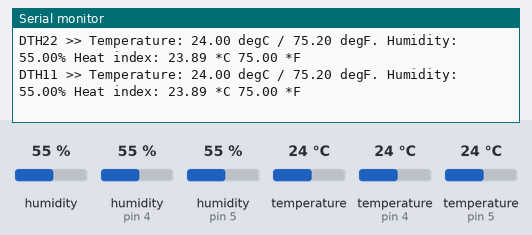
Bench run of a sketch on a simulated Arduino Uno, built with avr-gcc and run on an emulated ATmega328P. Shown: the last lines printed to the serial monitor. The inputs (shaded band) are chosen by the test bench; at power-on: humidity 55 %, humidity (sensors on pin 4, pin 5) 55 %, temperature 24 °C, temperature (sensors on pin 4, pin 5) 24 °C.

Above: at 1.2 s.
1.3 s: humidity (sensor 0) set to 22 %
At 3.39 s:
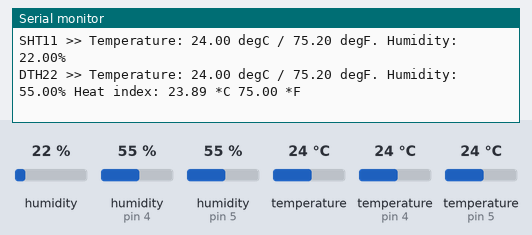
3.4 s: humidity (sensor on pin 4) set to 22 %
At 4.8 s:
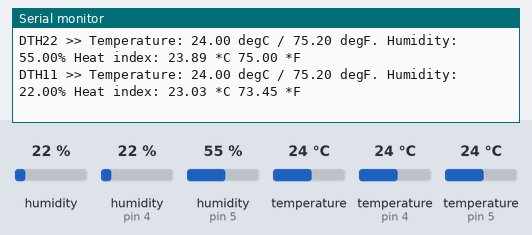
5.5 s: humidity (sensor on pin 5) set to 22 %
At 7.4 s:
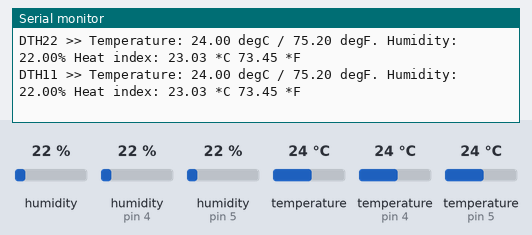
7.6 s: temperature (sensor 0) set to 12 °C
9.7 s: temperature (sensor on pin 4) set to 12 °C
At 10.5 s:
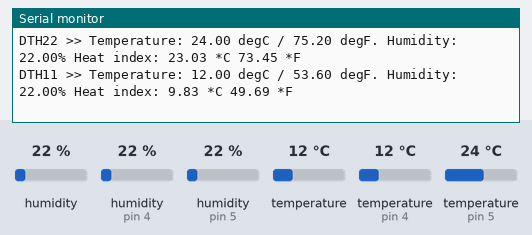
11.8 s: temperature (sensor on pin 5) set to 12 °C
At 13.9 s:
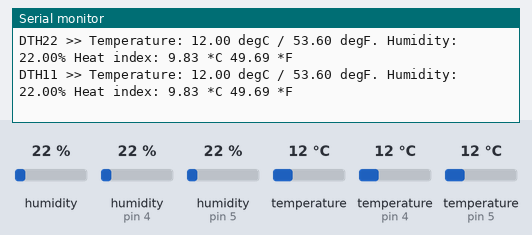
Timing chart, 0 to 14.9 s (numbered marks = the images above; inputs shaded):
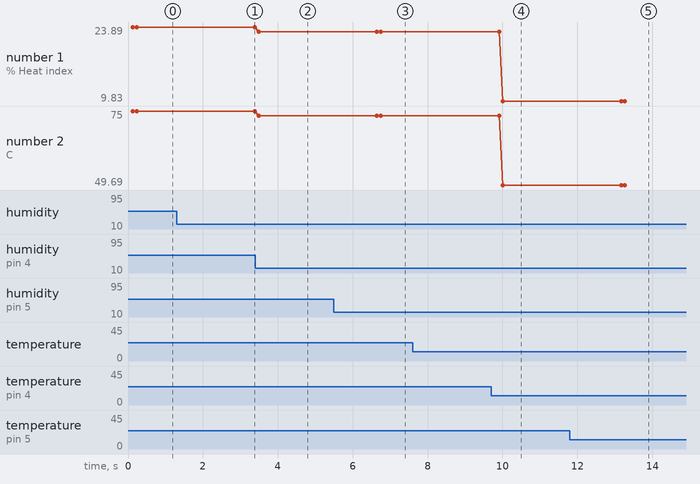

Measured:
- after the input at 1.3 s, the serial monitor: prints a new line after 2.0 s (image 1)
- after the input at 3.4 s, the serial monitor: prints a new line after 0.09 s (image 2)
- after the input at 5.5 s, the serial monitor: prints a new line after 1.1 s (image 3)
- after the input at 9.7 s, the serial monitor: prints a new line after 0.31 s (image 4)
- after the input at 11.8 s, the serial monitor: prints a new line after 1.4 s (image 5)
- plotted number 1: 23.89 → 23.03 after the input at 3.4 s, 23.03 → 9.83 after the input at 9.7 s
- plotted number 2: 75 → 73.45 after the input at 3.4 s, 73.45 → 49.69 after the input at 9.7 s

The sketch:

DHT11_DHT22_SHT11_Combined.ino
```cpp
// SHT11
#include <SHT1x.h>
#define dataPin  12
#define clockPin 14
SHT1x sht1x(dataPin, clockPin);

// DHT22
#include "DHT.h"
#define DHTPIN 5     // what digital pin we're connected to
#define DHTTYPE DHT22   // DHT 22  (AM2302), AM2321
//DHT dht(DHTPIN, DHTTYPE);
DHT dht22(5, DHT22);

// DHT11
DHT dht11(4, DHT11);

void setup() {
  // put your setup code here, to run once:
  Serial.begin(9600); // Open serial connection to report values to host
  dht22.begin();
  dht11.begin();
  Serial.println("Starting up");
}

void loop() {

  // SHT11
  float temp_c;
  float temp_f;
  float humidity;

  // Read values from the sensor
  temp_c = sht1x.readTemperatureC();
  temp_f = sht1x.readTemperatureF();
  humidity = sht1x.readHumidity();

  // Print the values to the serial port
  Serial.print("SHT11 >> Temperature: ");
  // Serial.print(temp_c, DEC);
  Serial.print(temp_c);
  Serial.print(" degC / ");
  Serial.print(temp_f);
  Serial.print(" degF. Humidity: ");
  Serial.print(humidity);
  Serial.println("%");

  // DHT22
  float h22 = dht22.readHumidity();
  // Read temperature as Celsius (the default)
  float t22 = dht22.readTemperature();
  // Read temperature as Fahrenheit (isFahrenheit = true)
  float f22 = dht22.readTemperature(true);

  // Check if any reads failed and exit early (to try again).
  if (isnan(h22) || isnan(t22) || isnan(f22)) {
    Serial.println("Failed to read from DHT22 sensor!");
  } else {

    // Compute heat index in Fahrenheit (the default)
    float hif22 = dht22.computeHeatIndex(f22, h22);
    // Compute heat index in Celsius (isFahreheit = false)
    float hic22 = dht22.computeHeatIndex(t22, h22, false);

    Serial.print("DTH22 >> Temperature: ");
    Serial.print(t22);
    Serial.print(" degC / ");
    Serial.print(f22);
    Serial.print(" degF. Humidity: ");
    Serial.print(h22);
    Serial.print("%");

    Serial.print(" Heat index: ");
    Serial.print(hic22);
    Serial.print(" *C ");
    Serial.print(hif22);
    Serial.println(" *F");
  }

  // DHT11
  float h11 = dht11.readHumidity();
  // Read temperature as Celsius (the default)
  float t11 = dht11.readTemperature();
  // Read temperature as Fahrenheit (isFahrenheit = true)
  float f11 = dht11.readTemperature(true);

  // Check if any reads failed and exit early (to try again).
  if (isnan(h11) || isnan(t11) || isnan(f11)) {
    Serial.println("Failed to read from DHT11 sensor!");
  } else {
    // Compute heat index in Fahrenheit (the default)
    float hif11 = dht11.computeHeatIndex(f11, h11);
    // Compute heat index in Celsius (isFahreheit = false)
    float hic11 = dht11.computeHeatIndex(t11, h11, false);

    Serial.print("DTH11 >> Temperature: ");
    Serial.print(t11);
    Serial.print(" degC / ");
    Serial.print(f11);
    Serial.print(" degF. Humidity: ");
    Serial.print(h11);
    Serial.print("%");

    Serial.print(" Heat index: ");
    Serial.print(hic11);
    Serial.print(" *C ");
    Serial.print(hif11);
    Serial.println(" *F");
  }

  Serial.println("");
  delay(3000);
}
```
